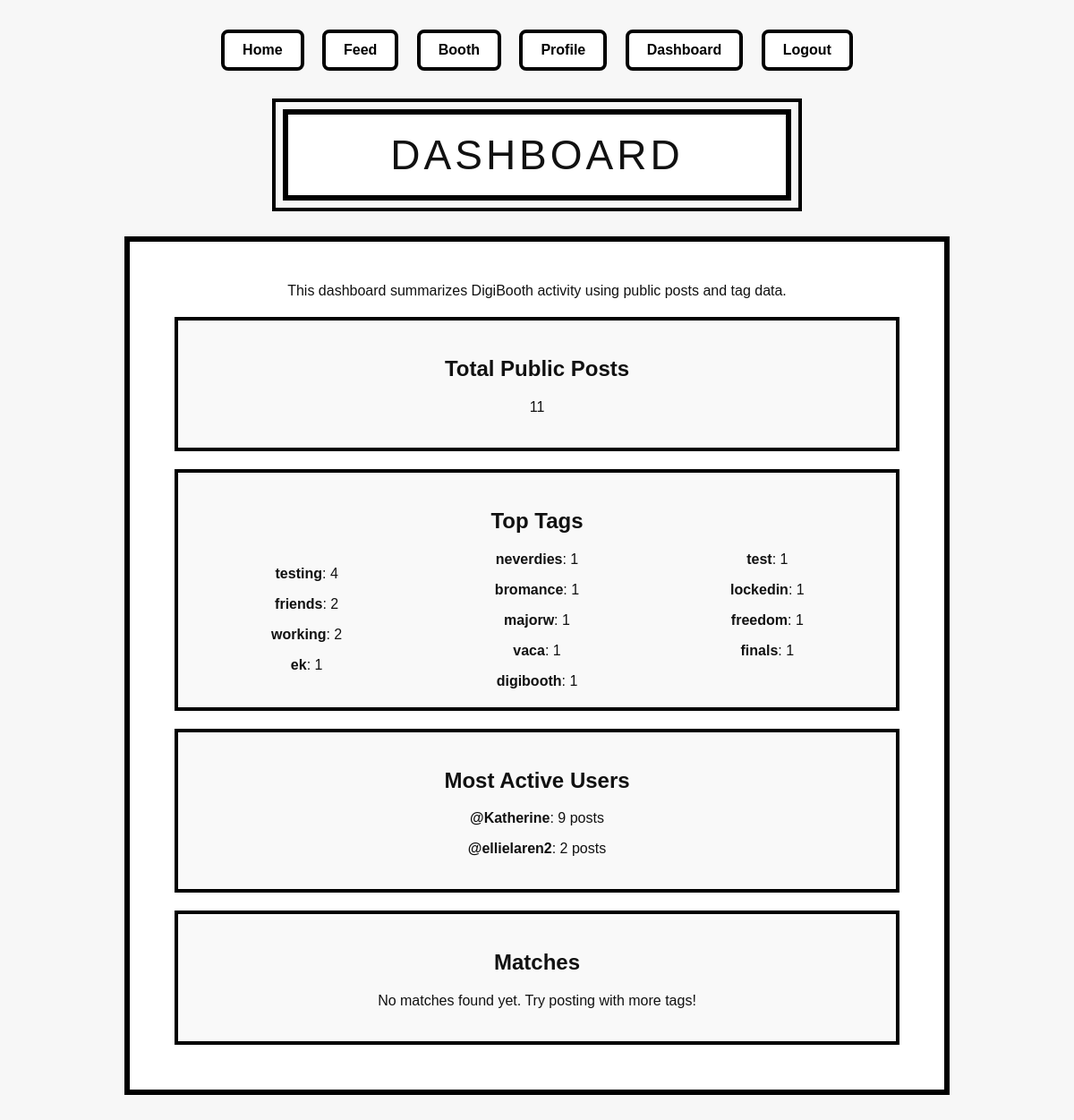
The app's page /dashboard (signed in) with its own data.
### tables this page shows
CREATE TABLE posts (
           id INTEGER PRIMARY KEY AUTOINCREMENT,
           username TEXT NOT NULL,
           image_filenames TEXT NOT NULL,  -- JSON string
           filter_choice TEXT,
           frame_choice TEXT,
           layout_choice TEXT,
           caption TEXT,
           tags TEXT,
           timestamp TEXT NOT NULL
       , privacy TEXT DEFAULT 'public');

### app.py (the view)
@app.route("/dashboard")
def dashboard():
    if "username" not in session:
        return redirect("/signin")
    conn = get_db_connection()
    posts_rows = conn.execute(
        "SELECT username, tags FROM posts WHERE privacy = 'public'"
    ).fetchall()
    conn.close()
    total_posts = len(posts_rows)
    posts_per_user = {}
    tag_counts = {}
    for row in posts_rows:
        username = row["username"]
        posts_per_user[username] = posts_per_user.get(username, 0) + 1
        if row["tags"]:
            tags = clean_tags(row["tags"]).split(",")
            for tag in tags:
                if tag:
                    tag_counts[tag] = tag_counts.get(tag, 0) + 1
    top_tags = sorted(tag_counts.items(), key=lambda item: item[1], reverse=True)
    active_users = sorted(posts_per_user.items(), key=lambda item: item[1], reverse=True)
    matches = get_match_results(session["username"])
    return render_template(
        "dashboard.html",
        total_posts=total_posts,
        top_tags=top_tags,
        active_users=active_users,
        matches=matches
    )

### app.py (called while the page is built)
def get_db_connection():
    conn = sqlite3.connect(DATABASE)
    conn.row_factory = sqlite3.Row
    return conn

def clean_tags(tags):
    tag_list = tags.replace("#", "").split()
    cleaned_tags = []
    for tag in tag_list:
        cleaned_tag = tag.strip().lower().replace(" ", "")
        if cleaned_tag:
            cleaned_tags.append(cleaned_tag)
    return ",".join(cleaned_tags)

### templates/dashboard.html (shortened to what this page needs)
<!DOCTYPE html>
<html>
<head>
    <link rel="stylesheet" href="{{ url_for('static', filename='style.css') }}">
</head>
<body>
{% include "_navbar.html" %}
<div class="title-sign">DASHBOARD</div>
<div class="dashboard-container">
    <p>
        This dashboard summarizes DigiBooth activity using public posts and tag data.
    </p>
    <div class="dashboard-card">
        <h2>Total Public Posts</h2>
        <p>{{ total_posts }}</p>
    </div>
    <div class="dashboard-card top-tags">
        <h2>Top Tags</h2>
        {% if top_tags %}
            {% for tag, count in top_tags %}
                <p><strong>{{ tag }}</strong>: {{ count }}</p>
            {% endfor %}
        {% else %}
            <p>No tag data yet.</p>
        {% endif %}
    </div>
    <div class="dashboard-card">
        <h2>Most Active Users</h2>
        {% if active_users %}
            {% for username, count in active_users %}
                <p><strong>@{{ username }}</strong>: {{ count }} posts</p>
            {% endfor %}
        {% else %}
            <p>No posts yet.</p>
        {% endif %}
    </div>
    <div class="dashboard-card matches-card">
        <h2>Matches</h2>
        {% if matches %}
            {% for match in matches %}
                <div class="match-card">
                    <h3>@{{ match.username }}</h3>
                    <div class="match-percent">{{ match.match_percent }}% Match</div>
                    <div class="shared-tags"><strong>Shared Tags:</strong> {{ match.shared_tags | join(", ") }}</div>
                </div>
            {% endfor %}
        {% else %}
            <p>No matches found yet. Try posting with more tags!</p>
        {% endif %}
    </div>
</div>
</body>
</html>

### static/style.css (style rules this page uses)
body { margin: 0; font-family: "Comic Sans MS", "Trebuchet MS", Arial, sans-serif; background: #f7f7f7; color: #111; text-align: center; }
.title-sign { width: 520px; margin: 35px auto 25px; padding: 18px; border: 6px solid black; outline: 4px solid black; outline-offset: 8px; font-size: 46px; letter-spacing: 4px; background: white; }

### templates/dashboard.html (style rules this page uses)
.dashboard-container { width: 850px; margin: 40px auto; padding: 30px; border: 6px solid black; background: white; }
.dashboard-card { border: 4px solid black; padding: 20px; margin: 20px; background: #f9f9f9; }
.dashboard-card.top-tags { column-count: 3; column-gap: 10px; }
.dashboard-card.top-tags h2 { column-span: all; text-align: center; }
.dashboard-card.top-tags p { break-inside: avoid; margin-bottom: 10px; }

### records on screen
posts: username "Katherine", count "9"
posts: username "ellielaren2", count "2"

### other values on screen
{{ total_posts }} "11"
{{ tag }} "testing" "friends" "working" "ek" "neverdies" "bromance" "majorw" "vaca" "digibooth" "test" "lockedin" "freedom" "finals"
{{ count }} "4" "2" "2" "1" "1" "1" "1" "1" "1" "1" "1" "1" "1"
